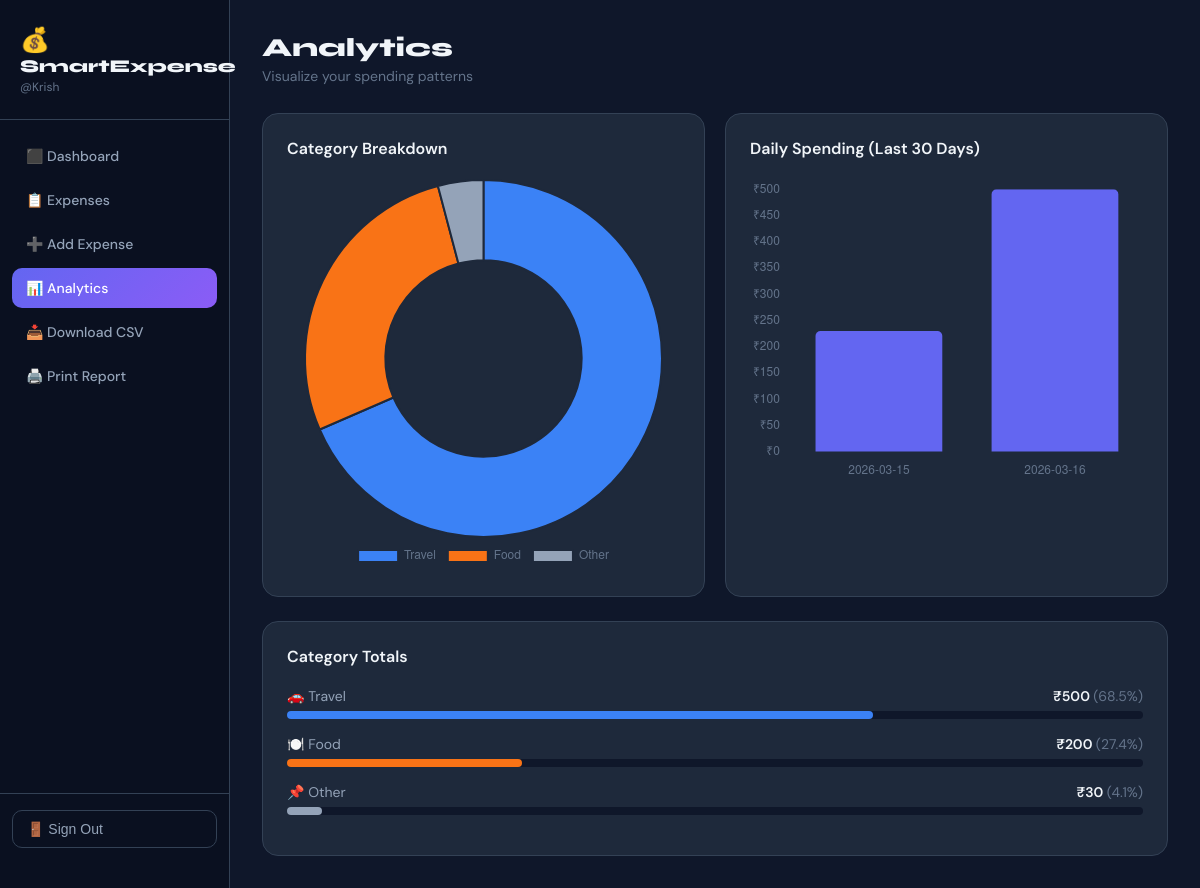
Page /analytics/ (signed in) on the committed database.
### expenses/models.py (models this page shows, shortened)
class Expense(models.Model):
    user = models.ForeignKey(User, on_delete=models.CASCADE, related_name='expenses')
    description = models.CharField(max_length=255)
    amount = models.DecimalField(max_digits=10, decimal_places=2)
    date = models.DateField()
    category = models.CharField(max_length=50, choices=CATEGORY_CHOICES, default='Other')
    notes = models.TextField(blank=True, null=True)
    created_at = models.DateTimeField(auto_now_add=True)
    class Meta:
        ordering = ['-date', '-created_at']

### expenses/views.py (the view)
# urls.py: path('analytics/', views.analytics, name='analytics'),
@login_required
def analytics(request):
    all_expenses = Expense.objects.filter(user=request.user)
    cat_totals = all_expenses.values('category').annotate(total=Sum('amount')).order_by('-total')
    grand_total = float(all_expenses.aggregate(Sum('amount'))['amount__sum'] or 0)
    cat_data = []
    for item in cat_totals:
        pct = round(float(item['total']) / grand_total * 100, 1) if grand_total else 0
        cat_data.append({
            'category': item['category'],
            'total': float(item['total']),
            'percent': pct,
            'color': CATEGORY_COLORS.get(item['category'], '#94a3b8'),
            'icon': CATEGORY_ICONS.get(item['category'], '📌'),
        })
    today = datetime.date.today()
    thirty_ago = today - datetime.timedelta(days=30)
    daily_qs = all_expenses.filter(date__gte=thirty_ago).values('date').annotate(total=Sum('amount')).order_by('date')
    daily_data = [{'date': str(d['date']), 'total': float(d['total'])} for d in daily_qs]
    context = {
        'cat_data': cat_data,
        'cat_data_json': json.dumps(cat_data),
        'daily_data_json': json.dumps(daily_data),
        'grand_total': grand_total,
    }
    return render(request, 'expenses/analytics.html', context)

### templates/expenses/analytics.html (shortened to what this page needs)
{% extends "expenses/base.html" %}
{% block content %}
<div class="page">
  <div class="page-header">
    <h2 class="page-title">Analytics</h2>
    <p class="page-sub">Visualize your spending patterns</p>
  </div>
  <div class="charts-grid">
    <div class="card">
      <h3 style="color:#f1f5f9;font-size:16px;font-weight:600;margin-bottom:20px;">Category Breakdown</h3>
      <canvas id="pieChart" height="230"></canvas>
    </div>
    <div class="card">
      <h3 style="color:#f1f5f9;font-size:16px;font-weight:600;margin-bottom:20px;">Daily Spending (Last 30 Days)</h3>
      <canvas id="lineChart" height="230"></canvas>
    </div>
  </div>
  <div class="card">
    <h3 style="color:#f1f5f9;font-size:16px;font-weight:600;margin-bottom:20px;">Category Totals</h3>
    {% if cat_data %}
      {% for item in cat_data %}
      <div style="margin-bottom:16px;">
        <div style="display:flex;justify-content:space-between;margin-bottom:6px;">
          <span style="color:#94a3b8;font-size:14px;">{{ item.icon }} {{ item.category }}</span>
          <span style="color:#f1f5f9;font-size:14px;font-weight:600;">
            ₹{{ item.total|floatformat:0 }}
            <span style="color:#64748b;font-weight:400;">({{ item.percent }}%)</span>
          </span>
        </div>
        <div style="background:#0f172a;border-radius:4px;height:8px;">
          <div style="height:8px;border-radius:4px;background:{{ item.color }};width:{{ item.percent }}%;transition:width .6s;"></div>
        </div>
      </div>
      {% endfor %}
    {% else %}
      <div class="empty"><div class="empty-icon">📊</div><p>No data yet. Add some expenses first!</p></div>
    {% endif %}
  </div>
</div>
{% endblock %}
{% block extra_js %}
<script>
Chart.defaults.color = '#64748b';
const catData = {{ cat_data_json|safe }};
const dailyData = {{ daily_data_json|safe }};
new Chart(document.getElementById('pieChart'), {
  type: 'doughnut',
  data: {
    labels: catData.map(d => d.category),
    datasets: [{ data: catData.map(d => d.total), backgroundColor: catData.map(d => d.color), borderWidth: 2, borderColor: '#1e293b' }]
  },
  options: {
    cutout: '55%',
    plugins: {
      legend: { position: 'bottom', labels: { padding: 12 } },
      tooltip: { callbacks: { label: ctx => ctx.label + ': ₹' + ctx.raw.toLocaleString('en-IN') + ' (' + catData[ctx.dataIndex].percent + '%)' } }
    }
  }
});
new Chart(document.getElementById('lineChart'), {
  type: 'bar',
  data: {
    labels: dailyData.map(d => d.date),
    datasets: [{ data: dailyData.map(d => d.total), backgroundColor: '#6366f1', borderRadius: 5 }]
  },
  options: {
    plugins: { legend: { display: false }, tooltip: { callbacks: { label: ctx => '₹' + ctx.raw.toLocaleString('en-IN') } } },
    scales: {
      x: { grid: { display: false }, border: { display: false }, ticks: { maxTicksLimit: 10 } },
      y: { grid: { color: '#1e293b' }, border: { display: false }, ticks: { callback: v => '₹' + v } }
    }
  }
});
</script>
{% endblock %}

### templates/expenses/base.html (shortened to what this page needs)
<!DOCTYPE html>
<html lang="en">
<head>
</head>
<body>
{% load expense_extras %}
{% if user.is_authenticated %}
<aside class="sidebar">
  <div class="sidebar-brand">
    <div class="emoji">💰</div>
    <h1>SmartExpense</h1>
    <div class="username">@{{ user.username }}</div>
  </div>
  <nav class="sidebar-nav">
    <a href="{% url 'dashboard' %}" class="nav-link {% if request.resolver_match.url_name == 'dashboard' %}active{% endif %}">⬛ Dashboard</a>
    <a href="{% url 'expense_list' %}" class="nav-link {% if request.resolver_match.url_name == 'expense_list' %}active{% endif %}">📋 Expenses</a>
    <a href="{% url 'add_expense' %}" class="nav-link {% if request.resolver_match.url_name == 'add_expense' %}active{% endif %}">➕ Add Expense</a>
    <a href="{% url 'analytics' %}" class="nav-link {% if request.resolver_match.url_name == 'analytics' %}active{% endif %}">📊 Analytics</a>
    <a href="{% url 'download_csv' %}" class="nav-link">📥 Download CSV</a>
    <a href="{% url 'download_pdf' %}" class="nav-link" target="_blank">🖨️ Print Report</a>
  </nav>
  <div class="sidebar-footer">
    <form method="post" action="{% url 'logout' %}">{% csrf_token %}
      <button type="submit" class="logout-btn">🚪 Sign Out</button>
    </form>
  </div>
</aside>
{% endif %}
<main class="main">
  {% block content %}{% endblock %}
</main>
{% block extra_js %}{% endblock %}
</body>
</html>

### templates/expenses/base.html (style rules this page uses)
*, *::before, *::after { box-sizing: border-box; margin: 0; padding: 0; }
:root { --bg: #0f172a; --surface: #1e293b; --border: #334155; --text: #f1f5f9; --muted: #94a3b8; --dim: #64748b; --primary: #6366f1; --primary2: #8b5cf6; --danger: #f87171; --success: #4ade80; }
body { background: var(--bg); color: var(--text); font-family: 'DM Sans', sans-serif; display: flex; min-height: 100vh; }
.sidebar { width: 230px; background: #0a1020; border-right: 1px solid var(--border); display: flex; flex-direction: column; padding: 24px 0; min-height: 100vh; flex-shrink: 0; position: sticky; top: 0; }
.sidebar-brand { padding: 0 20px 24px; border-bottom: 1px solid var(--border); }
.sidebar-brand .emoji { font-size: 24px; }
.sidebar-brand h1 { font-family: 'Syne', sans-serif; font-size: 18px; font-weight: 800; color: var(--text); }
.sidebar-brand .username { font-size: 12px; color: var(--dim); margin-top: 2px; }
.sidebar-nav { flex: 1; padding: 16px 12px; }
.nav-link { display: flex; align-items: center; gap: 10px; padding: 11px 14px; border-radius: 10px; color: var(--muted); font-size: 14px; font-weight: 500; text-decoration: none; transition: all .15s; margin-bottom: 4px; }
.nav-link.active { background: linear-gradient(135deg, var(--primary), var(--primary2)); color: #fff; }
.sidebar-footer { padding: 16px 12px; border-top: 1px solid var(--border); }
.logout-btn { display: block; width: 100%; padding: 10px 14px; border-radius: 10px; border: 1px solid var(--border); background: transparent; color: var(--muted); cursor: pointer; font-size: 14px; font-weight: 500; text-align: left; text-decoration: none; transition: all .15s; }
.main { flex: 1; overflow-y: auto; max-height: 100vh; }
.page { padding: 32px; }
.page-header { margin-bottom: 28px; }
.page-title { font-family: 'Syne', sans-serif; font-size: 26px; font-weight: 800; color: var(--text); }
.page-sub { color: var(--dim); font-size: 14px; margin-top: 4px; }
.card { background: var(--surface); border: 1px solid var(--border); border-radius: 16px; padding: 24px; }
.charts-grid { display: grid; grid-template-columns: 1fr 1fr; gap: 20px; margin-bottom: 24px; }

### rows in the picture
Expense: icon "🚗", category "Travel", total "500", percent "68.5"

### other values in the picture
{{ user.username }} "Krish"
{{ item.icon }} "🍽️" "📌"
{{ item.category }} "Food" "Other"
{{ item.total|floatformat:0 }} "200" "30"
{{ item.percent }} "27.4" "4.1"
chart data {{ daily_data_json|safe }} [{"date": "2026-03-15", "total": 230.0}, {"date": "2026-03-16", "total": 500.0}]
